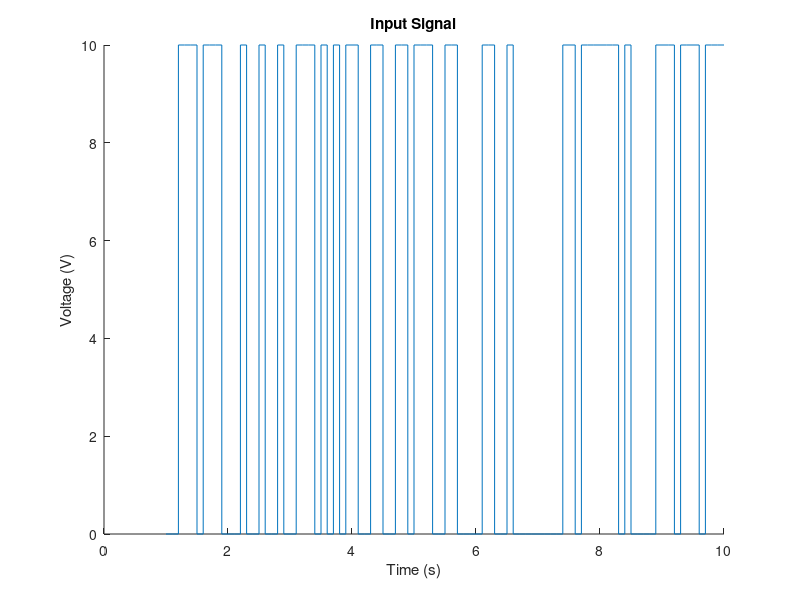

Recreate this plot in MATLAB.
clear; clf; clc
% input = frest.PRBS('Order',12,'NumPeriods',1,'Amplitude',0.05,'Ts',5e-6);
% plot(input)

%%
% O = 12;
% N = 2^O-1;
% pattern1 = prbs(O,N);
% 
% pattern2 = zeros(1,N);
% [pattern2(1),seed] = prbs(O,1);
% for ii = 2:N
%    [pattern2(ii),seed] = prbs(O,1,seed);
% end
% disp(isequal(pattern1,pattern2))
% plot(pattern2)
% xlim([0,70]);












arr_volt = [];
arr_time = [];
Ts = 0.1;

for timenow = 1:Ts:10
    volt = 10*(randi(2)-1);
    arr_volt = [arr_volt, volt];
    arr_time = [arr_time, timenow];
end

title("Input Signal");
hold on
stairs(arr_time, arr_volt);
xlabel("Time (s)");
ylabel("Voltage (V)");
hold off